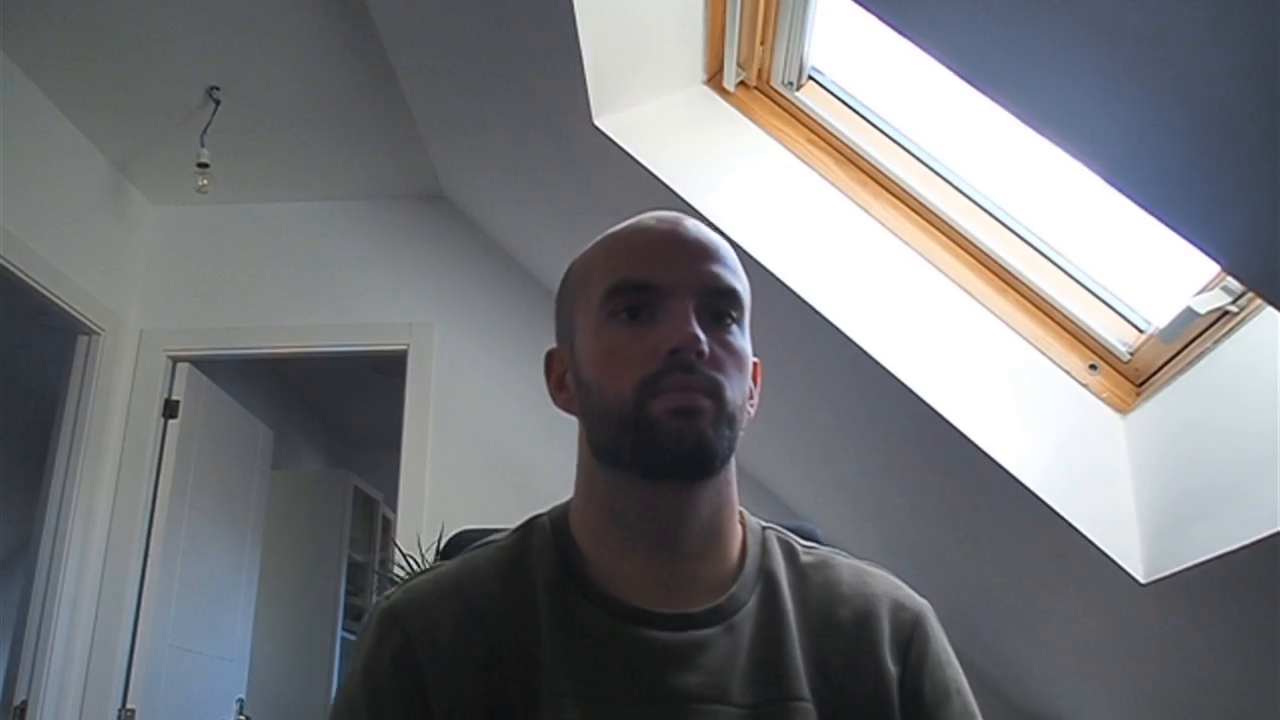
#> input picture frame 31 of data/video/test.mp4, 1280 x 720 px
$ python video_stream.py
#> lines starting #> are read from the running program, lines starting #| are printed output that depends on the picture; after the words box and inside, x2 and y2 are one past the last pixel; in counts of white or black regions, pixels touching at a corner belong together
import cv2
import time


# Open the device at the Id 0
video = cv2.VideoCapture('./data/video/test.mp4')

while (video.isOpened()):
    start_time = time.time()
    # Capture frame-by-frame
    ret, frame = video.read()
#> frame is the input picture: shape (720, 1280, 3); mean B, G, R 122.7, 119.7, 118.6

    # calculate FPS >> FPS = 1 / time to process loop
    fpsInfo = "FPS: " + str(1.0/(time.time() - start_time))
    print(fpsInfo)
    cv2.putText(frame, fpsInfo, (10,10), cv2.FONT_HERSHEY_SIMPLEX, 0.4, (255,255,255))
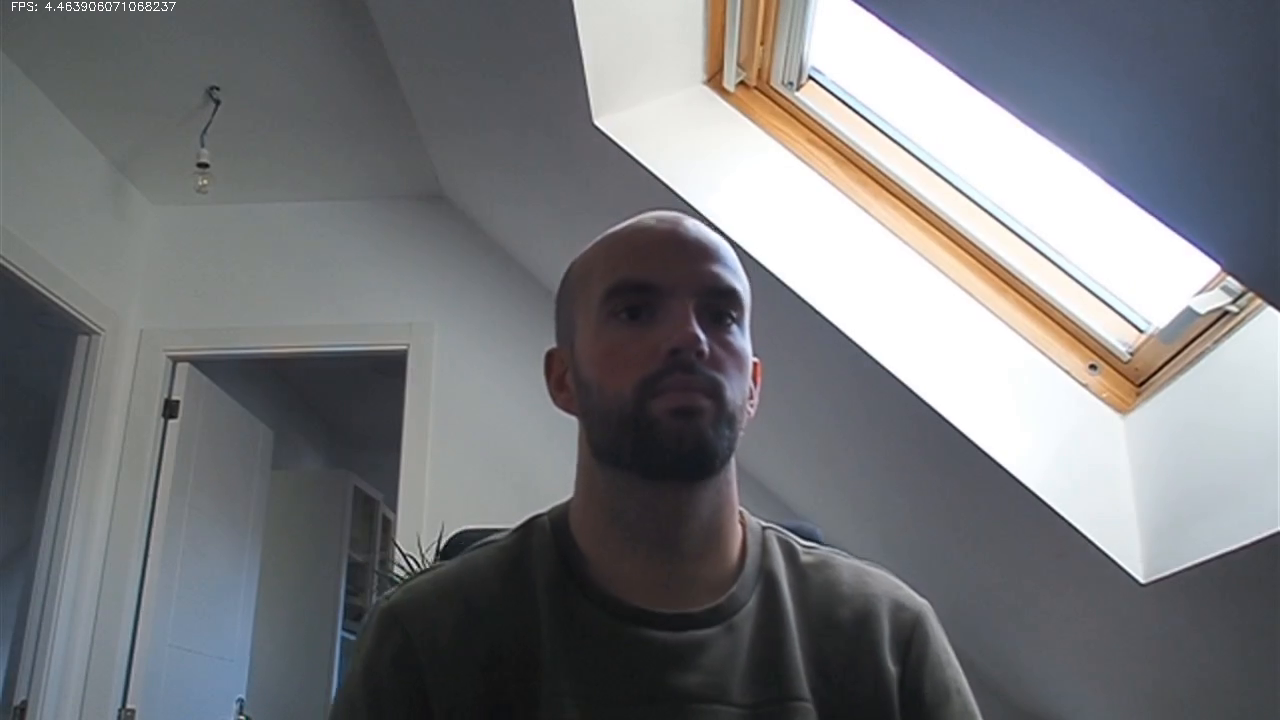
#> frame: shape (720, 1280, 3); 0.04% of pixels changed, all inside (x1, y1, x2, y2) = (12, 2, 176, 11)

    #gray = cv2.cvtColor(frame, cv2.COLOR_BGR2GRAY)

    # Display the resulting frame
    cv2.imshow('Video para pruebas',frame)

    #Waits for a user input to quit the application
    if cv2.waitKey(1) & 0xFF == ord('q'):
#> (key q is pressed here)
        break

# When everything done, release the capture
video.release()
cv2.destroyAllWindows()

$ run again, starting later in the video
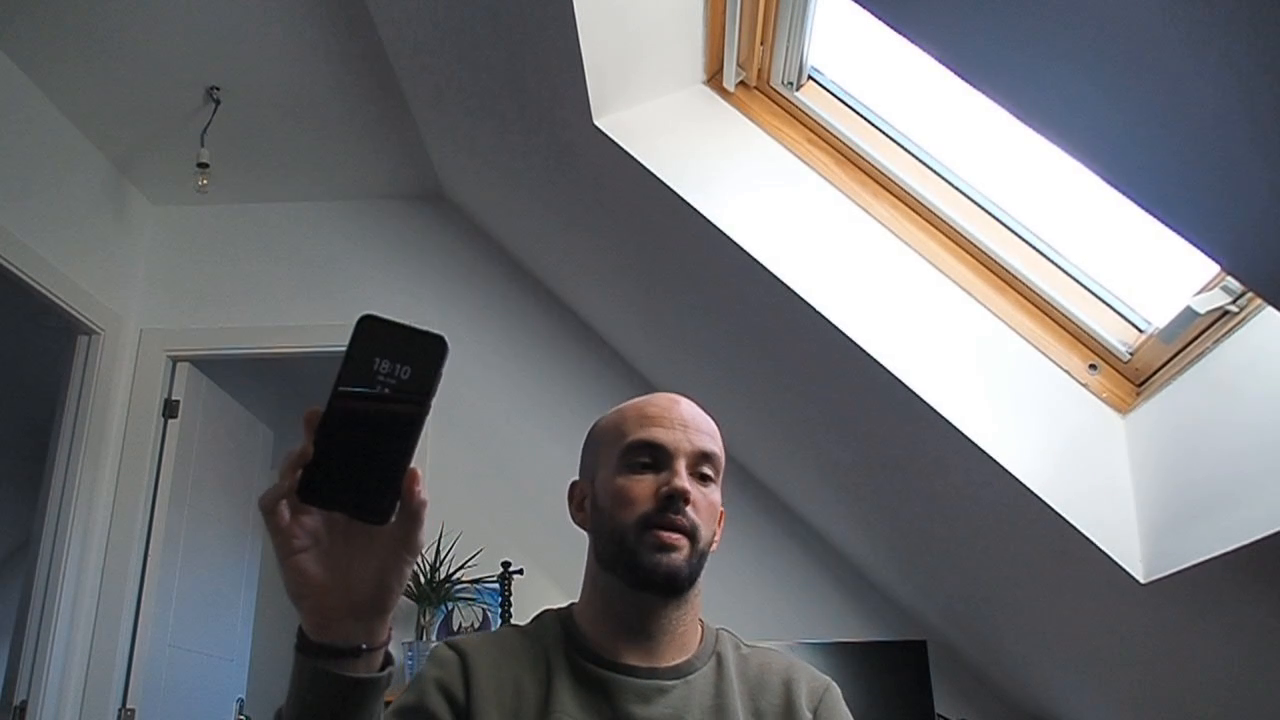
#> input picture frame 142 of data/video/test.mp4, 1280 x 720 px
#> frame is the input picture: shape (720, 1280, 3); mean B, G, R 115.9, 113.1, 112.7
#> `cv2.putText(frame, fpsInfo, (10,10), cv2.FONT_HERSHEY_SIMPLEX, 0.4, (2..`:
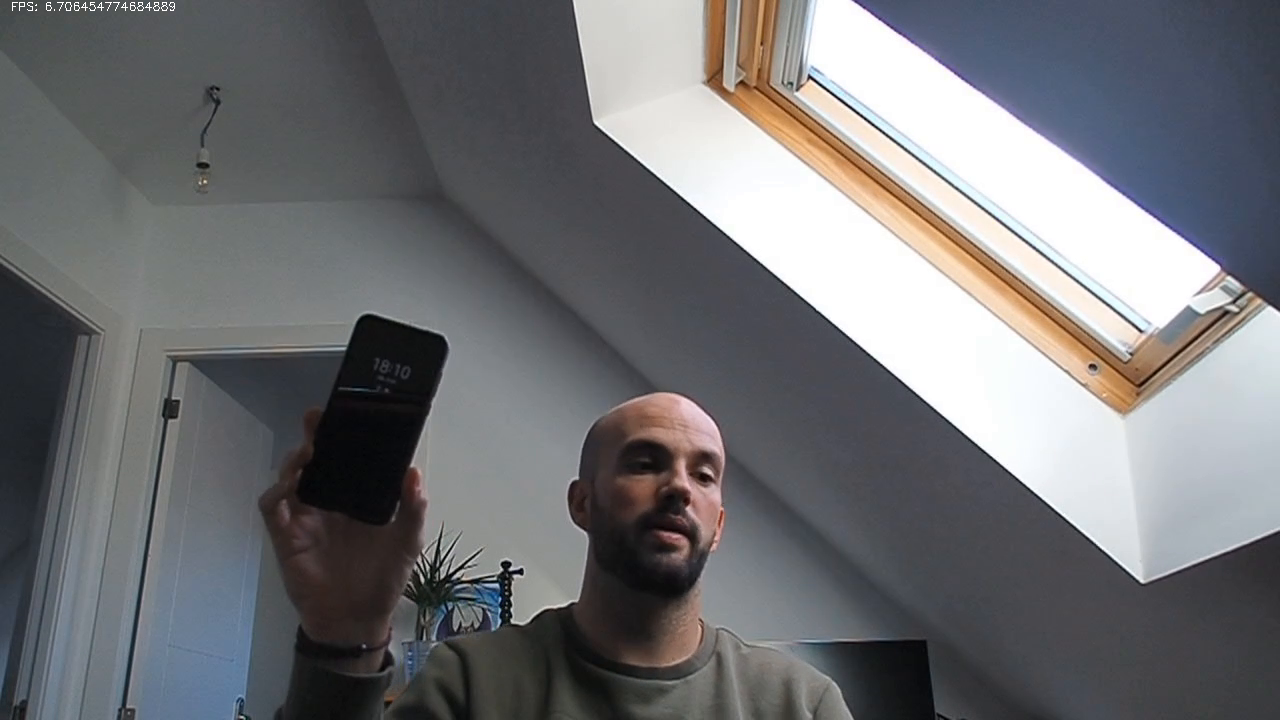
#> frame: shape (720, 1280, 3); 0.04% of pixels changed, all inside (x1, y1, x2, y2) = (12, 2, 175, 11)

$ run again, starting later in the video
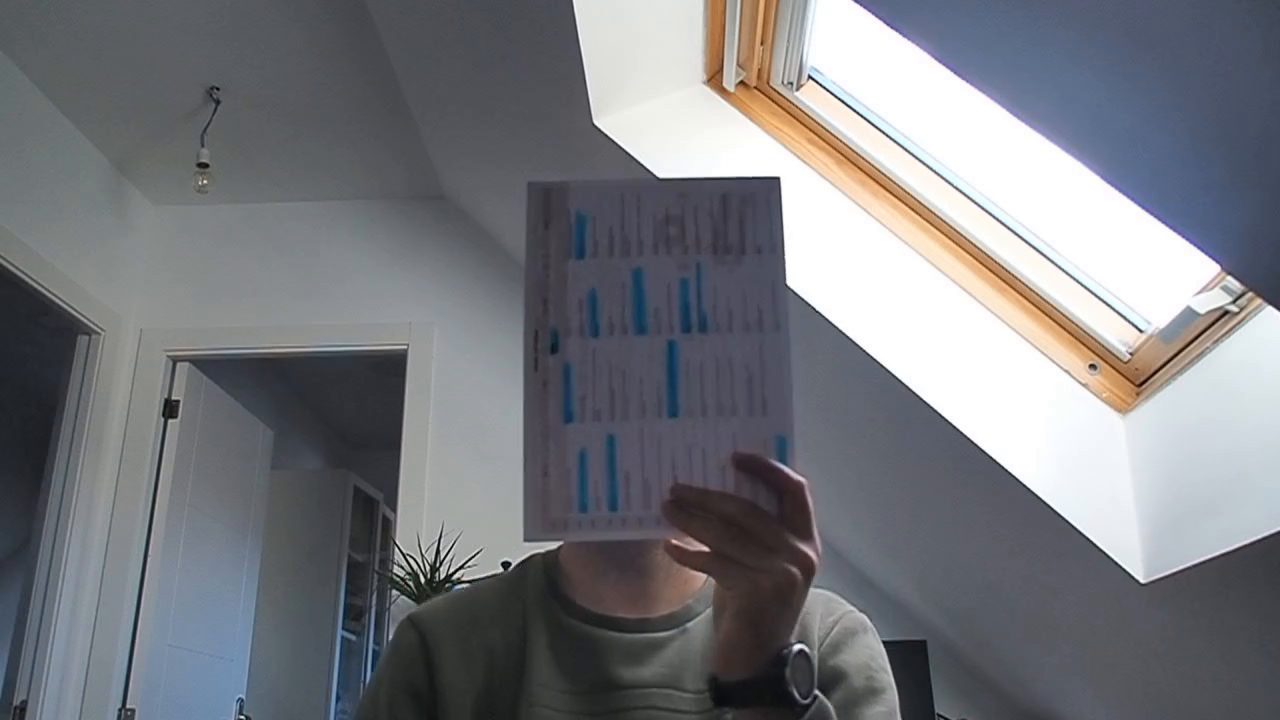
#> input picture frame 252 of data/video/test.mp4, 1280 x 720 px
#> frame is the input picture: shape (720, 1280, 3); mean B, G, R 126.3, 121.4, 119.7
#> `cv2.putText(frame, fpsInfo, (10,10), cv2.FONT_HERSHEY_SIMPLEX, 0.4, (2..`:
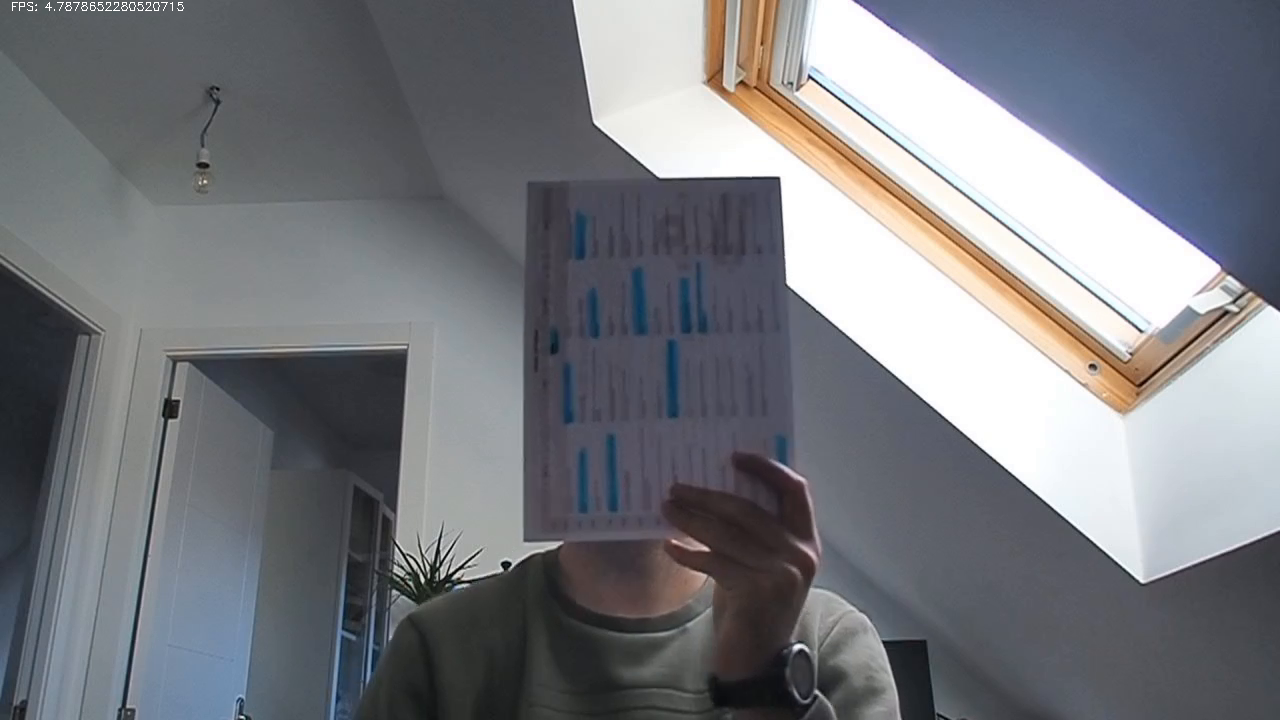
#> frame: shape (720, 1280, 3); 0.05% of pixels changed, all inside (x1, y1, x2, y2) = (12, 2, 184, 11)
